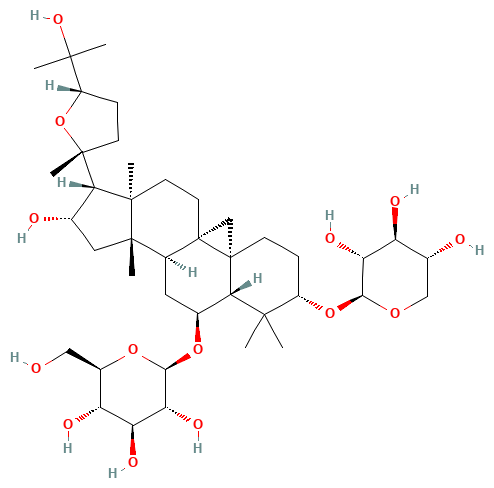
#> input picture 展示demo-B/assets/C001_2d.png, 494 x 488 px; its folder holds only this picture in this run
$ python clean_images.py
#> lines starting #> are read from the running program, lines starting #| are printed output that depends on the picture; after the words box and inside, x2 and y2 are one past the last pixel; in counts of white or black regions, pixels touching at a corner belong together
"""裁掉 PubChem 结构图的灰底并转透明，让结构式在页面里更饱满。
用法：python tools/clean_images.py
"""
from pathlib import Path

import numpy as np
from PIL import Image

ASSETS = Path(__file__).resolve().parent.parent / "assets"
PAD = 10
NEAR_WHITE = 240


def clean(path: Path) -> tuple[int, int, int, int]:
    im = Image.open(path).convert("RGBA")
#> im is the input picture: PIL image 494x488 RGBA; mean R, G, B, A 242.2, 241.1, 241.1, 6.5
    arr = np.array(im)
    rgb = arr[:, :, :3]

    # 非背景像素的包围盒
    mask = ~np.all(rgb >= NEAR_WHITE, axis=2)
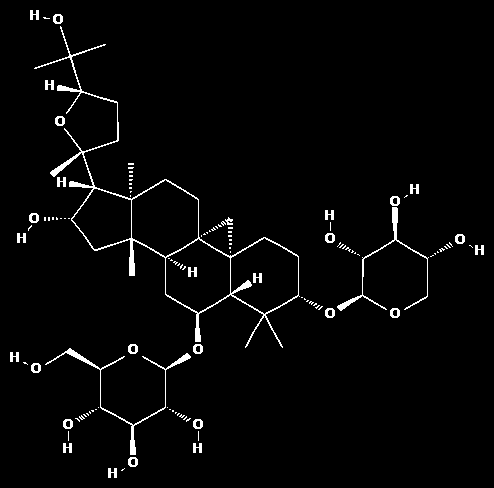
#> mask: shape (488, 494) bool; 2.6% white in thin lines or dots
    if not mask.any():
        return im.size[0], im.size[1], 0, 0
    ys, xs = np.where(mask)
#> ys = 6155 values from 10 to 477; xs = 6155 values, max 483 at index 2727, min 10 at index 4794, mean 185
    x0, x1 = max(xs.min() - PAD, 0), min(xs.max() + PAD, im.size[0] - 1)
#> x0 = 0; x1 = 493
    y0, y1 = max(ys.min() - PAD, 0), min(ys.max() + PAD, im.size[1] - 1)
#> y0 = 0; y1 = 487

    arr = arr[y0:y1 + 1, x0:x1 + 1].copy()
    rgb = arr[:, :, :3]

    # 近白背景 -> 全透明（保留抗锯齿边缘）
    transparent = np.all(rgb >= NEAR_WHITE, axis=2)
#> transparent: shape (488, 494) bool; 97.4% white; black in thin lines or dots
    arr[:, :, 3] = np.where(transparent, 0, 255)

    out = Image.fromarray(arr, "RGBA")
    out.save(path, optimize=True)
    return out.size[0], out.size[1], x1 - x0 + 1, y1 - y0 + 1


if __name__ == "__main__":
    files = sorted(ASSETS.glob("*_2d.png"))
    for f in files:
        w, h, ow, oh = clean(f)
#> w = 494; h = 488; ow = 494; oh = 488
        print(f"{f.name}: {ow}x{oh} -> {w}x{h}")
#| C001_2d.png: 494x488 -> 494x488
    print(f"done {len(files)} files")

$ run again, on 展示demo-B/assets/C005_2d.png
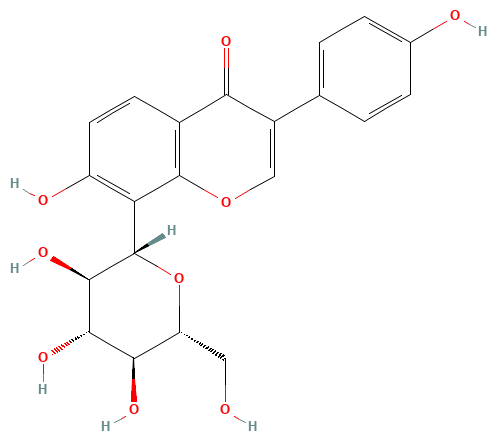
#> input picture 展示demo-B/assets/C005_2d.png, 497 x 441 px
#> in clean, im is the input picture: PIL image 497x441 RGBA; mean R, G, B, A 242.8, 242, 242, 5
#> in clean, `mask = ~np.all(rgb >= NEAR_WHITE, axis=2)`:
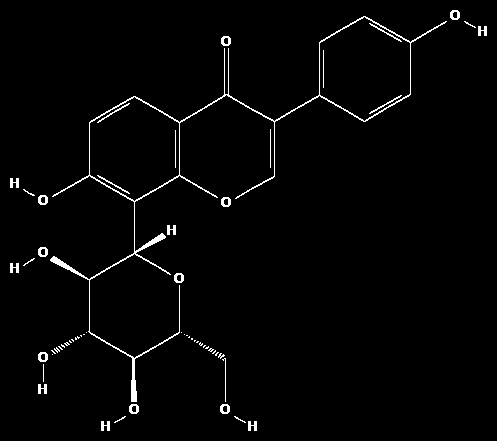
#> mask: shape (441, 497) bool; 2% white in thin lines or dots
#> ys = 4340 values from 10 to 430; xs = 4340 values, max 486 at index 192, min 10 at index 1795, mean 193
#> x0 = 0; x1 = 496
#> y0 = 0; y1 = 440
#> transparent: shape (441, 497) bool; 98% white; black in thin lines or dots
#> w = 497; h = 441; ow = 497; oh = 441
#| C005_2d.png: 497x441 -> 497x441

$ run again, on 展示demo-B/assets/C006_2d.png
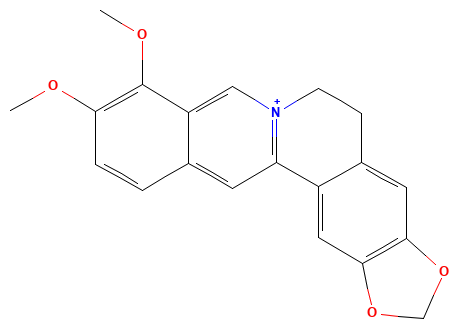
#> input picture 展示demo-B/assets/C006_2d.png, 459 x 329 px
#> in clean, im is the input picture: PIL image 459x329 RGBA; mean R, G, B, A 242.7, 242.2, 242.4, 4.8
#> in clean, `mask = ~np.all(rgb >= NEAR_WHITE, axis=2)`:
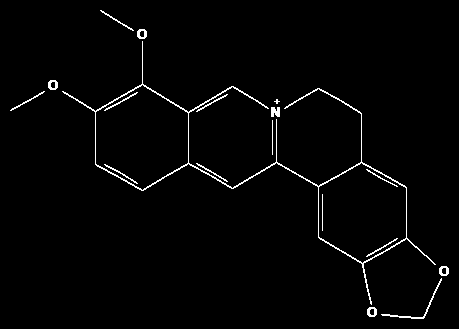
#> mask: shape (329, 459) bool; 1.9% white in thin lines or dots, all inside (x1, y1, x2, y2) = (10, 10, 449, 319)
#> ys = 2866 values from 10 to 318; xs = 2866 values, max 448 at index 2529, min 10 at index 973, mean 256.4
#> x0 = 0; x1 = 458
#> y0 = 0; y1 = 328
#> w = 459; h = 329; ow = 459; oh = 329
#| C006_2d.png: 459x329 -> 459x329

$ run again, on 展示demo-B/assets/C007_2d.png
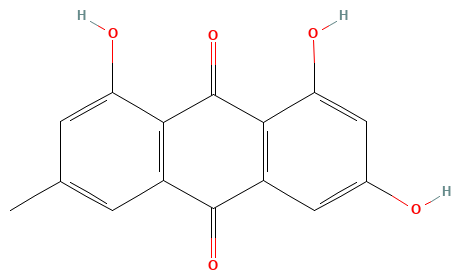
#> input picture 展示demo-B/assets/C007_2d.png, 461 x 280 px
#> in clean, im is the input picture: PIL image 461x280 RGBA; mean R, G, B, A 242.3, 241.7, 241.7, 5.7
#> in clean, `mask = ~np.all(rgb >= NEAR_WHITE, axis=2)`:
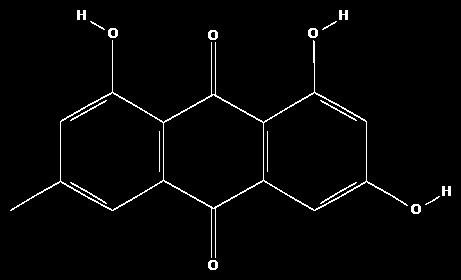
#> mask: shape (280, 461) bool; 2.2% white in thin lines or dots, all inside (x1, y1, x2, y2) = (10, 10, 451, 270)
#> ys = 2877 values from 10 to 269; xs = 2877 values, max 450 at index 1848, min 10 at index 2680, mean 224.3
#> x0 = 0; x1 = 460
#> y0 = 0; y1 = 279
#> w = 461; h = 280; ow = 461; oh = 280
#| C007_2d.png: 461x280 -> 461x280

$ run again, on 展示demo-B/assets/C002_2d.png
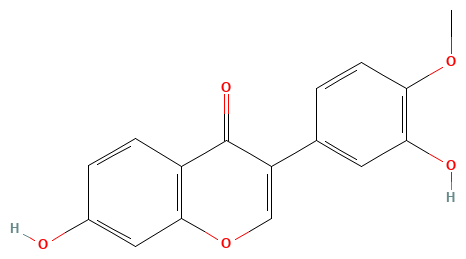
#> input picture 展示demo-B/assets/C002_2d.png, 466 x 259 px
#> in clean, im is the input picture: PIL image 466x259 RGBA; mean R, G, B, A 242.5, 241.8, 241.8, 5.4
#> in clean, `mask = ~np.all(rgb >= NEAR_WHITE, axis=2)`:
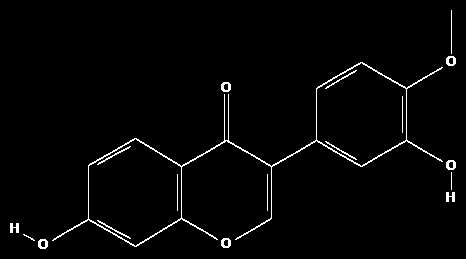
#> mask: shape (259, 466) bool; 2.1% white in thin lines or dots, all inside (x1, y1, x2, y2) = (10, 10, 456, 249)
#> ys = 2576 values from 10 to 248; xs = 2576 values, max 455 at index 64, min 10 at index 1984, mean 255.8
#> x0 = 0; x1 = 465
#> y0 = 0; y1 = 258
#> w = 466; h = 259; ow = 466; oh = 259
#| C002_2d.png: 466x259 -> 466x259
